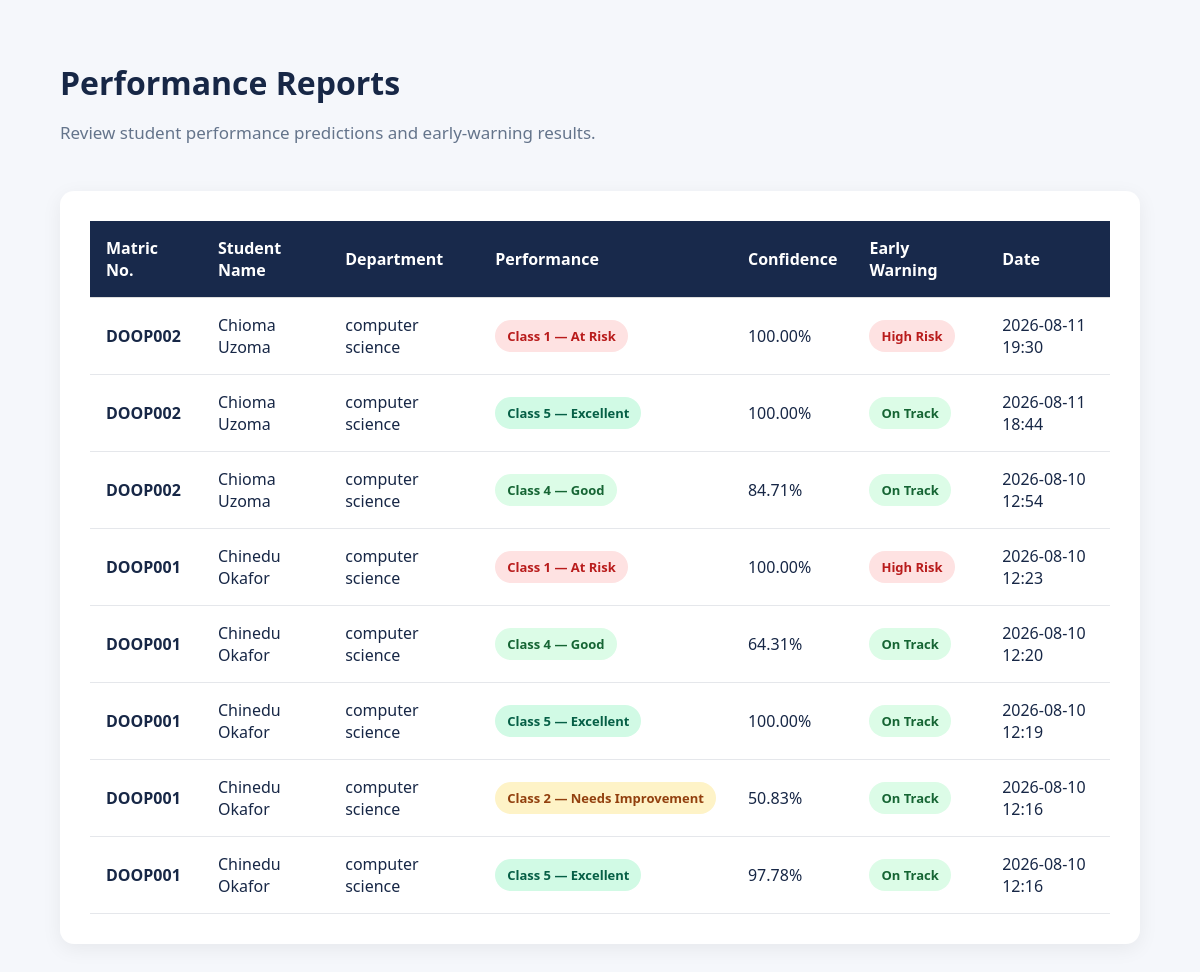
Page /reports on the committed database.
### tables this page shows
CREATE TABLE predictions (
id INTEGER PRIMARY KEY AUTOINCREMENT, student_id INTEGER NOT NULL, attendance REAL,
practical REAL, demeanor REAL, presentation REAL, participation REAL, ca REAL,
examination REAL, predicted_class INTEGER, confidence REAL, early_warning TEXT, created_at TEXT NOT NULL);

CREATE TABLE students (
id INTEGER PRIMARY KEY AUTOINCREMENT, matric_no TEXT UNIQUE NOT NULL, name TEXT NOT NULL,
gender TEXT, department TEXT, level TEXT);

### app.py (the view)
@app.route("/reports")
def reports():
    conn = db()
    rows = conn.execute("""SELECT p.*, s.matric_no, s.name, s.department
                           FROM predictions p JOIN students s ON p.student_id=s.id
                           ORDER BY p.id DESC""").fetchall()
    conn.close()
    return render_template("reports.html", predictions=rows)

### app.py (called while the page is built)
def db():
    conn = sqlite3.connect(DB)
    conn.row_factory = sqlite3.Row
    return conn

### templates/reports.html (shortened to what this page needs)
{% extends "base.html" %}
{% block content %}
<div class="page-header">
    <div>
        <h1>Performance Reports</h1>
        <p>Review student performance predictions and early-warning results.</p>
    </div>
</div>
{% if predictions %}
<div class="card">
    <div class="table-container">
        <table>
            <thead>
                <tr>
                    <th>Matric No.</th>
                    <th>Student Name</th>
                    <th>Department</th>
                    <th>Performance</th>
                    <th>Confidence</th>
                    <th>Early Warning</th>
                    <th>Date</th>
                </tr>
            </thead>
            <tbody>
                {% for p in predictions %}
                <tr>
                    <td><strong>{{ p.matric_no }}</strong></td>
                    <td>{{ p.name }}</td>
                    <td>{{ p.department }}</td>
                    <td>
                        {% if p.predicted_class == 1 %}
                            <span class="badge danger">Class 1 — At Risk</span>
                        {% elif p.predicted_class == 2 %}
                            <span class="badge warning">Class 2 — Needs Improvement</span>
                        {% elif p.predicted_class == 3 %}
                            <span class="badge average">Class 3 — Average</span>
                        {% elif p.predicted_class == 4 %}
                            <span class="badge good">Class 4 — Good</span>
                        {% elif p.predicted_class == 5 %}
                            <span class="badge excellent">Class 5 — Excellent</span>
                        {% endif %}
                    </td>
                    <td>{{ "%.2f"|format(p.confidence) }}%</td>
                    <td>
                        {% if p.early_warning == "High Risk" %}
                            <span class="badge danger">High Risk</span>
                        {% elif p.early_warning == "Attention Required" %}
                            <span class="badge warning">Attention Required</span>
                        {% else %}
                            <span class="badge good">On Track</span>
                        {% endif %}
                    </td>
                    <td>{{ p.created_at }}</td>
                </tr>
                {% endfor %}
            </tbody>
        </table>
    </div>
</div>
{% endif %}
{% endblock %}

### templates/base.html (shortened to what this page needs)
<!doctype html>
<html>
<head>
    <link rel="stylesheet"
          href="{{ url_for('static', filename='style.css') }}">
</head>
<body>
<main>
    {% block content %}
    {% endblock %}
</main>
</body>
</html>

### static/style.css (style rules this page uses)
body { margin: 0; font-family: "Segoe UI", Arial, sans-serif; background: #f5f7fb; color: #172746; }
main { max-width: 1400px; margin: auto; padding: 40px 5%; }
h1 { color: #172746; }
.card { background: white; padding: 30px; margin-top: 30px; border-radius: 14px; box-shadow: 0 5px 20px #00000010; }
table { width: 100%; border-collapse: collapse; background: white; }
th, td { padding: 14px; border-bottom: 1px solid #ddd; text-align: left; }
.page-header { display: flex; justify-content: space-between; align-items: center; margin-bottom: 25px; }
.page-header h1 { margin-bottom: 5px; }
.page-header { margin-bottom: 30px; }
.page-header p { color: #64748b; font-size: 17px; }
.table-container { overflow-x: auto; }
table { width: 100%; border-collapse: collapse; }
th { background: #18294b; color: white; padding: 16px; text-align: left; }
td { padding: 16px; border-bottom: 1px solid #e5e7eb; }
.badge { display: inline-block; padding: 7px 12px; border-radius: 20px; font-size: 13px; font-weight: 600; white-space: nowrap; }
.badge.danger { background: #fee2e2; color: #b91c1c; }
.badge.warning { background: #fef3c7; color: #92400e; }
.badge.good { background: #dcfce7; color: #166534; }
.badge.excellent { background: #d1fae5; color: #065f46; }

### rows in the picture
predictions: matric_no "DOOP002", name "Chioma Uzoma", department "computer science", predicted_class "Class 1 — At Risk", confidence "100.00", early_warning "High Risk", created_at "2026-08-11 19:30"
predictions: matric_no "DOOP002", name "Chioma Uzoma", department "computer science", predicted_class "Class 5 — Excellent", confidence "100.00", early_warning "On Track", created_at "2026-08-11 18:44"
predictions: matric_no "DOOP002", name "Chioma Uzoma", department "computer science", predicted_class "Class 4 — Good", confidence "84.71", early_warning "On Track", created_at "2026-08-10 12:54"
predictions: matric_no "DOOP001", name "Chinedu Okafor", department "computer science", predicted_class "Class 1 — At Risk", confidence "100.00", early_warning "High Risk", created_at "2026-08-10 12:23"
predictions: matric_no "DOOP001", name "Chinedu Okafor", department "computer science", predicted_class "Class 4 — Good", confidence "64.31", early_warning "On Track", created_at "2026-08-10 12:20"
predictions: matric_no "DOOP001", name "Chinedu Okafor", department "computer science", predicted_class "Class 5 — Excellent", confidence "100.00", early_warning "On Track", created_at "2026-08-10 12:19"
predictions: matric_no "DOOP001", name "Chinedu Okafor", department "computer science", predicted_class "Class 2 — Needs Improvement", confidence "50.83", early_warning "On Track", created_at "2026-08-10 12:16"
predictions: matric_no "DOOP001", name "Chinedu Okafor", department "computer science", predicted_class "Class 5 — Excellent", confidence "97.78", early_warning "On Track", created_at "2026-08-10 12:16"
